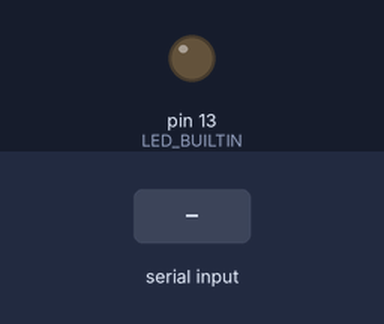
This sketch was run on a simulated Arduino Uno, built with avr-gcc and run on an emulated ATmega328P. Parts: output pins drawn as LEDs (lit = HIGH). The test bench sets the inputs (shaded band).

Above: at 1.2 s.
1.3 s: "a" received over Serial
At 2.3 s:
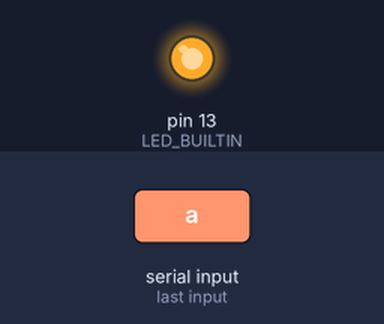
2.8 s: "b" received over Serial
At 3.5 s:
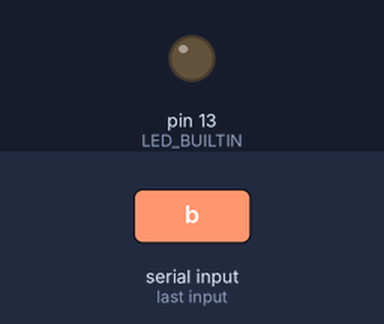
Timing chart, 0 to 5.8 s (numbered marks = the images above; inputs shaded):
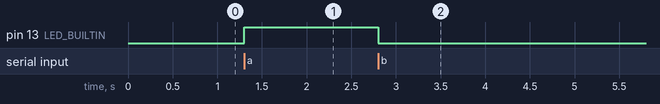

The sketch:

Aula01-Ex01.ino
```cpp
// Crie um programa que leia um valor pelo Monitor Serial. Se o valor for
// igual a ‘a’, o LED interno da placa deve acender. Se o valor for igual a
// ‘b’, o LED deve apagar.

void setup() {
  Serial.begin(115200);
  pinMode(LED_BUILTIN, OUTPUT);
}

void loop() {
  if(Serial.available() > 0) {
    char input = Serial.read();
    if(input == 'a') {
      digitalWrite(LED_BUILTIN, HIGH);
    } else if (input == 'b') {
      digitalWrite(LED_BUILTIN, LOW);
    }
  }
}
```

Measured:
- after the input at 1.3 s, pin 13 (LED_BUILTIN): LOW → HIGH at once
- after the input at 2.8 s, pin 13 (LED_BUILTIN): HIGH → LOW at once
